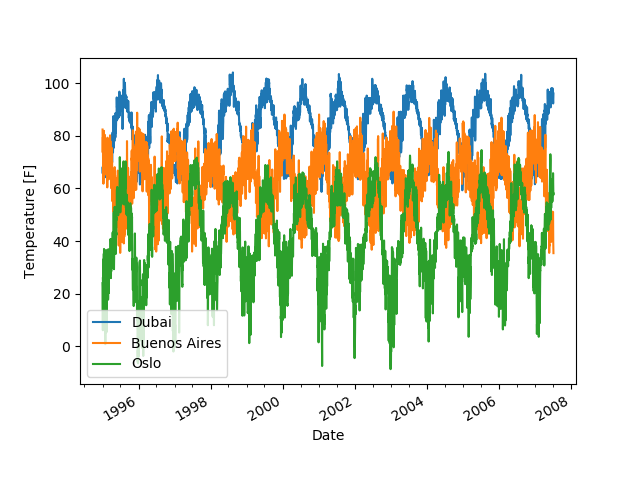

Here is the Python script that generated this plot:
from datetime import datetime
import numpy as np
import matplotlib.pyplot as plt
from matplotlib.dates import YearLocator, MonthLocator, DateFormatter

def readhtm(filename):
    citytotxt={}
    with open(filename,"r") as infile:
        alllines=infile.readlines()
        for i in range(len(alllines)):
            if '     mso-list' in alllines[i] and '     href=' in alllines[i+2] : #Most cases
                city=alllines[i].split('<b>')[1].split(' ( ')[0]
                if ' (' in city: #to aviod problems w/ BOMBAY and CHENNAI
                    city=city.split(' (')[0] 
                txt=alllines[i+2].split('>')[1].split('<')[0]
                citytotxt[city]=txt
            elif '     mso-list' in alllines[i] and '     href=' in alllines[i+1] : #Dubai, Abu Dhabi & Taipei
                city=alllines[i].split('<b>')[1].split('<')[0]
                txt=alllines[i+2].split('>')[1].split('<')[0]
                citytotxt[city]=txt
    return citytotxt


def citydata(city, citytotxt):
    filename="ej6.14/"+citytotxt[city]
    citydata={}
    temps=[]
    dates=[]
    with open(filename,"r") as infile:
        for line in infile:
            m,d,y,T=line.split()
            T=float(T)
            if not T==-99.0:
                for data in (m,d,y):
                    data=data.strip() #remove whitespace
                date="-".join([y,m,d])
                dates.append(date)
                temps.append(float(T))
            
        datefmt = "%Y-%m-%d" #date format
        dates = [datetime.strptime(_date, datefmt).date()
             for _date in dates] #Convert to date objects
        temps = np.array(temps)
    return dates, temps        
            

def plotter(cities,citytotxt):
    dates={}
    temps={}
    for city in cities:
        d,t=citydata(city, citytotxt)
        dates[city]= d  
        temps[city]= t
    
    
    fig, ax = plt.subplots()
    legends = []
    for city in temps:
        ax.plot_date(dates[city], temps[city],
                     '-', label=city)
        legends.append(city)
        ax.legend(legends, loc='lower left')
        ax.set_ylabel('Temperature [F]')
        ax.set_xlabel('Date')

       
    # Format the ticks
    years    = YearLocator(2)   # major ticks every 2 years
    months   = MonthLocator(bymonth=(1,7))  # minor ticks every 6 months, for months 1&7
    yearsfmt = DateFormatter('%Y')
    ax.xaxis.set_major_locator(years)
    ax.xaxis.set_major_formatter(yearsfmt)
    ax.xaxis.set_minor_locator(months)
    ax.autoscale_view()
    fig.autofmt_xdate()
    plt.savefig("ej6.14.png")


      
    

cityfiles=readhtm("ej6.14/citylistWorld.htm")
cities=["Dubai","Buenos Aires", "Oslo"] 
plotter(cities,cityfiles)
#plt.show()        
